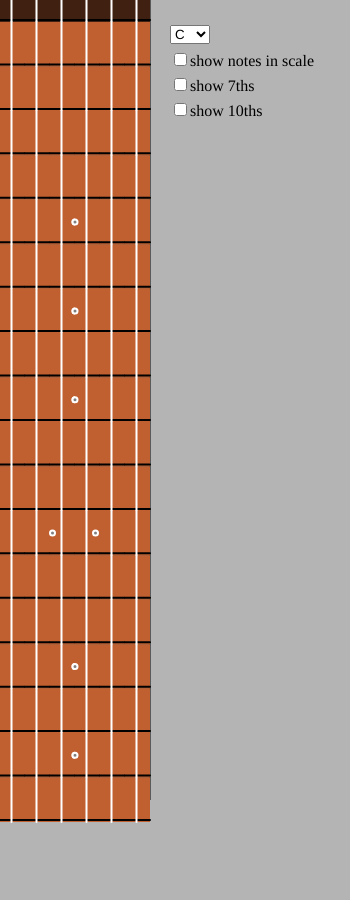
Frame 1 (no input)
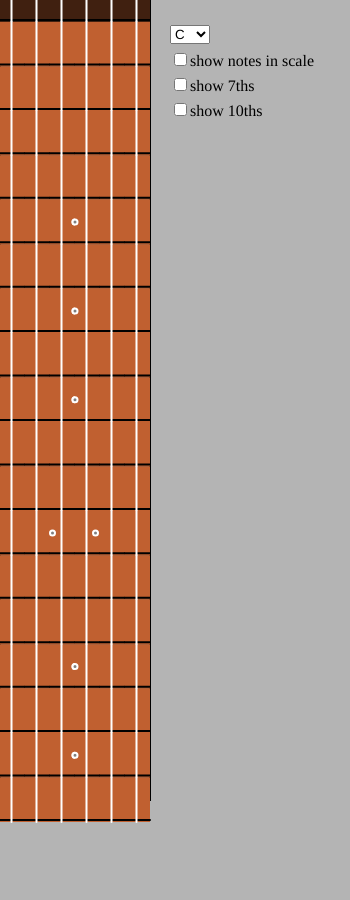
Frame 60 (no input)
Frame 120 (the mouse pressed at the canvas centre since frame 60): identical to frame 60, image omitted

The p5.js sketch that drew these frames (run headless with seeded random() and noise() and a simulated clock; from frame 60 on, the mouse is pressed at the canvas centre):

// p5.js sketch
// ── sketch.js
var openStringNotes = [64, 69, 74, 79, 83, 88]; // midi notes
var fretboardWidth = 150;
var fretboardHeight = 800;
var nutHeight = 22;
var fretHeight = 3;
var numFrets = 18;
var strings = [];
var noteBalloonRadius = 12;
var noteNames = ["C", "C#", "D", "D#", "E", "F", "F#", "G", "G#", "A", "A#", "B"];
var keyList =        ["C", "G", "D", "A", "E", "B", "F#", "Db", "Ab", "Eb", "Bb", "F"];
var midiRootForKey = [60,   55,  62,  57,  52,  59,   54,   61,   56,   63,  58,   53];
var notesInCurrentKey = [];
var keySelector;
var seventhCheckbox, tenthCheckbox, showScaleNotesCheckbox;
var seventhOfThisNote, tenthOfThisNote;
var xOffset = fretboardWidth + 20;

function setup() {
  createCanvas(fretboardWidth + 200, fretboardHeight + 100);
  for (var num = 0; num <= 5; num++) {
    strings.push(new String(openStringNotes[num], num));
    
  }
  addControls();
  newKey(); // set initial scale
}

function addControls() {
  keySelector = createSelect();
  keySelector.position(xOffset, 25);
  for (var nxt = 0; nxt < keyList.length; nxt++) {
    keySelector.option(keyList[nxt]);
  }
  keySelector.changed(newKey);
  
  showScaleNotesCheckbox = createCheckbox("show notes in scale");
  showScaleNotesCheckbox.position(xOffset, 50);
  showScaleNotesCheckbox.changed(checkboxChanged);
  
  seventhCheckbox = createCheckbox("show 7ths");
  seventhCheckbox.position(xOffset, 75);
  tenthCheckbox = createCheckbox("show 10ths");
  tenthCheckbox.position(xOffset, 100);
  
}

function draw() {
  background(180);
  fill(100);
  stroke(0);
  rect(0, 0, fretboardWidth, fretboardHeight);
  noStroke();
  for (var nxt=0; nxt < 6; nxt++) {
    strings[nxt].drawAll();
  }
}

function numberToName(midiNote) {
  return noteNames[midiNote%12];
}


function String(midiNote, position) { // position is 0 for lowest, 5 for highest
  this.fretPosList = [];
  this.position = position;
  
  for (var nxt = midiNote; nxt <= midiNote + numFrets; nxt++) {
    this.fretPosList.push(new FretPos(this, nxt, nxt - openStringNotes[position], fretboardWidth/6, fretboardHeight/numFrets));
  }
  String.prototype.drawAll = function() {
    for (var nxt = 0; nxt <= numFrets; nxt++) {
      this.fretPosList[nxt].draw();
    }
  }
}

function FretPos(string, midiNote, fretNum, wd, ht) {
  this.midiNote = midiNote;
  this.fretNum = fretNum;
  this.string = string;
  this.hasMarker = false;
  
  if (fretNum == 0) {
    // open string -- based on the nut
    this.y = 0;
    this.x = string.position*wd;
    this.wd = wd;
    this.ht = nutHeight;
  } else {
    this.y = nutHeight + ((fretNum - 1) * ht);
    this.x = string.position*wd;
    this.wd = wd;
    this.ht = ht;
  }
  if (fretNum == 5 || fretNum == 7 || fretNum == 9 || fretNum == 12 || fretNum == 15 || fretNum == 17) {
    if (string.position == 2 ) {
      this.hasMarker = true;
      // exception for 12th fret -- 2 dots
      if (fretNum == 12) {
        this.markerXpos = this.x + this.wd/2 - 10;
      } else {
        this.markerXpos = this.x + this.wd;
      }
      
    } else if (string.position == 3) {
      this.hasMarker = true;
      // exception for 12th fret -- 2 dots
      if (fretNum == 12) {
        this.markerXpos = this.x + this.wd/2 + 8;
      } else {
        this.markerXpos = this.x;
      }
    }

  }

  
  FretPos.prototype.mouseOver = function() {
    return mouseX > this.x && mouseX < this.x + this.wd && mouseY > this.y && mouseY < this.y + this.ht;
  }
  
  FretPos.prototype.draw = function() {
    if (this.fretNum == 0){
      fill(64, 32, 16);
    } else {
      fill(192, 96, 48);
    }
    noStroke();
    rect(this.x, this.y, this.wd, this.ht);
    // now draw the fret:
    strokeWeight(2);
    stroke(0);
    var fretYpos = this.y + this.ht - 2;
    line(this.x, fretYpos, this.x + this.wd, fretYpos);
    // and draw the string
    stroke(255);
    var stringXpos = this.x - 1 + this.wd/2;
    line(stringXpos, this.y, stringXpos, this.y + this.ht);
    // draw fretboard markers
    if (this.hasMarker) {
      fill(128);
      ellipse(this.markerXpos, this.y + this.ht/2, 5, 5 );
    }
    var circleYpos = this.y + this.ht - noteBalloonRadius;
    if (showScaleNotesCheckbox.checked()) {
      if (notesInCurrentKey.indexOf(this.midiNote) != -1) {
        var diff = this.midiNote - notesInCurrentKey[0];
        if (diff % 12 == 0) {
          stroke(255);
          fill(255);
        } else {
          stroke(220, 220, 0);
          noFill();
        }
        
        //console.log("midi note " + this.midiNote + " is in the scale");
        
        ellipse(this.x + this.wd/2, circleYpos, noteBalloonRadius*2 - 8, noteBalloonRadius*2 - 8);
      }
    }
    if (this.midiNote == seventhOfThisNote || this.midiNote == tenthOfThisNote) {
      fill(0, 0, 255);
      ellipse(this.x + this.wd/2, circleYpos, noteBalloonRadius*2 - 8, noteBalloonRadius*2 - 8);
    }

    
    
    if (this.mouseOver()) {
      // the mouse is over this position - show the note name
      var scalePos = notesInCurrentKey.indexOf(this.midiNote);
      if (scalePos == -1) {
        // this note is not in the current scale
        fill(200, 200, 0);
      } else {
        fill(255, 255, 0);
      }
      
      
      var circleYpos = this.y + this.ht - noteBalloonRadius;
      ellipse(this.x + this.wd/2, circleYpos, noteBalloonRadius*2, noteBalloonRadius*2);
      fill(0);
      stroke(0);
      textSize(16);
      textStyle(NORMAL);
      text(numberToName(this.midiNote), this.x + 6, circleYpos + 5);
      
      // figure out if we can/should show the seventh and/or tenth of this note
      seventhOfThisNote = -1;
      tenthOfThisNote = -1;
      
      if ( scalePos != -1) {
        // this note is in the scale.
        if (seventhCheckbox.checked()) {
          if (notesInCurrentKey.length > scalePos + 6) {
            seventhOfThisNote = notesInCurrentKey[scalePos + 6];
            //console.log("the 7th of this note is " + seventhOfThisNote);
          }
        }
        if (tenthCheckbox.checked()) {
          if (notesInCurrentKey.length > scalePos + 9) {
            tenthOfThisNote = notesInCurrentKey[scalePos + 9];
            //console.log("the 10th of this note is " + tenthOfThisNote);
          }
        } 
      }
    }
  }
  
}

var newKey = function() {
  var newKey = keySelector.selected();
  var index = keyList.indexOf(newKey);
  var midiRoot = midiRootForKey[index];
  
  notesInCurrentKey = [];
  for (var octave = 0; octave < 5; octave++) { // 5 octaves worth. . . 
    var root = midiRoot + (octave * 12);
    notesInCurrentKey.push(root);
    notesInCurrentKey.push(root + 2);
    notesInCurrentKey.push(root + 4);
    notesInCurrentKey.push(root + 5);
    notesInCurrentKey.push(root + 7);
    notesInCurrentKey.push(root + 9);
    notesInCurrentKey.push(root + 11);
  }
  notesInCurrentKey.push(midiRoot + 6*12); 
  
}

var checkboxChanged = function() {
  console.log("Checkbox:" + showScaleNotesCheckbox.checked());
}
